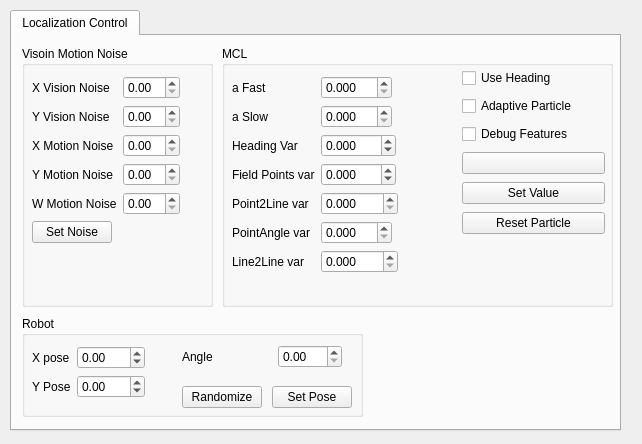
<?xml version="1.0" encoding="UTF-8"?>
<ui version="4.0">
 <class>Control</class>
 <widget class="QWidget" name="Control">
  <property name="geometry">
   <rect>
    <x>0</x>
    <y>0</y>
    <width>642</width>
    <height>444</height>
   </rect>
  </property>
  <property name="sizePolicy">
   <sizepolicy hsizetype="Fixed" vsizetype="Fixed">
    <horstretch>0</horstretch>
    <verstretch>0</verstretch>
   </sizepolicy>
  </property>
  <property name="minimumSize">
   <size>
    <width>642</width>
    <height>444</height>
   </size>
  </property>
  <property name="maximumSize">
   <size>
    <width>642</width>
    <height>444</height>
   </size>
  </property>
  <property name="windowTitle">
   <string>Form</string>
  </property>
  <widget class="QTabWidget" name="tabWidget">
   <property name="geometry">
    <rect>
     <x>10</x>
     <y>10</y>
     <width>611</width>
     <height>421</height>
    </rect>
   </property>
   <property name="currentIndex">
    <number>0</number>
   </property>
   <widget class="QWidget" name="tab_noise">
    <attribute name="title">
     <string>Localization Control</string>
    </attribute>
    <widget class="QGroupBox" name="groupBox">
     <property name="geometry">
      <rect>
       <x>10</x>
       <y>10</y>
       <width>191</width>
       <height>261</height>
      </rect>
     </property>
     <property name="title">
      <string>Visoin Motion Noise</string>
     </property>
     <widget class="QWidget" name="layoutWidget">
      <property name="geometry">
       <rect>
        <x>0</x>
        <y>20</y>
        <width>200</width>
        <height>211</height>
       </rect>
      </property>
      <layout class="QFormLayout" name="formLayout">
       <property name="fieldGrowthPolicy">
        <enum>QFormLayout::ExpandingFieldsGrow</enum>
       </property>
       <property name="leftMargin">
        <number>10</number>
       </property>
       <property name="topMargin">
        <number>10</number>
       </property>
       <property name="rightMargin">
        <number>10</number>
       </property>
       <property name="bottomMargin">
        <number>10</number>
       </property>
       <item row="0" column="0">
        <widget class="QLabel" name="label">
         <property name="text">
          <string>X Vision Noise</string>
         </property>
        </widget>
       </item>
       <item row="0" column="1">
        <widget class="QDoubleSpinBox" name="dspin_vision_noisex">
         <property name="minimum">
          <double>0.000000000000000</double>
         </property>
         <property name="maximum">
          <double>20.000000000000000</double>
         </property>
         <property name="singleStep">
          <double>0.010000000000000</double>
         </property>
         <property name="value">
          <double>0.000000000000000</double>
         </property>
        </widget>
       </item>
       <item row="1" column="0">
        <widget class="QLabel" name="label_2">
         <property name="text">
          <string>Y Vision Noise</string>
         </property>
        </widget>
       </item>
       <item row="1" column="1">
        <widget class="QDoubleSpinBox" name="dspin_vision_noisey">
         <property name="minimum">
          <double>0.000000000000000</double>
         </property>
         <property name="maximum">
          <double>20.000000000000000</double>
         </property>
         <property name="singleStep">
          <double>0.010000000000000</double>
         </property>
        </widget>
       </item>
       <item row="5" column="0">
        <widget class="QPushButton" name="button_setnoise">
         <property name="text">
          <string>Set Noise</string>
         </property>
        </widget>
       </item>
       <item row="2" column="0">
        <widget class="QLabel" name="label_4">
         <property name="text">
          <string>X Motion Noise</string>
         </property>
        </widget>
       </item>
       <item row="3" column="0">
        <widget class="QLabel" name="label_5">
         <property name="text">
          <string>Y Motion Noise</string>
         </property>
        </widget>
       </item>
       <item row="4" column="0">
        <widget class="QLabel" name="label_6">
         <property name="text">
          <string>W Motion Noise</string>
         </property>
        </widget>
       </item>
       <item row="2" column="1">
        <widget class="QDoubleSpinBox" name="dspin_motion_noisex">
         <property name="minimum">
          <double>0.000000000000000</double>
         </property>
         <property name="maximum">
          <double>20.000000000000000</double>
         </property>
         <property name="singleStep">
          <double>0.010000000000000</double>
         </property>
         <property name="value">
          <double>0.000000000000000</double>
         </property>
        </widget>
       </item>
       <item row="3" column="1">
        <widget class="QDoubleSpinBox" name="dspin_motion_noisey">
         <property name="minimum">
          <double>0.000000000000000</double>
         </property>
         <property name="maximum">
          <double>20.000000000000000</double>
         </property>
         <property name="singleStep">
          <double>0.010000000000000</double>
         </property>
        </widget>
       </item>
       <item row="4" column="1">
        <widget class="QDoubleSpinBox" name="dspin_motion_noisew">
         <property name="minimum">
          <double>0.000000000000000</double>
         </property>
         <property name="maximum">
          <double>20.000000000000000</double>
         </property>
         <property name="singleStep">
          <double>0.010000000000000</double>
         </property>
        </widget>
       </item>
      </layout>
     </widget>
    </widget>
    <widget class="QGroupBox" name="groupBox_3">
     <property name="geometry">
      <rect>
       <x>10</x>
       <y>280</y>
       <width>341</width>
       <height>101</height>
      </rect>
     </property>
     <property name="title">
      <string>Robot</string>
     </property>
     <widget class="QWidget" name="formLayoutWidget_3">
      <property name="geometry">
       <rect>
        <x>0</x>
        <y>20</y>
        <width>151</width>
        <height>78</height>
       </rect>
      </property>
      <layout class="QFormLayout" name="formLayout_3">
       <property name="fieldGrowthPolicy">
        <enum>QFormLayout::ExpandingFieldsGrow</enum>
       </property>
       <property name="leftMargin">
        <number>10</number>
       </property>
       <property name="topMargin">
        <number>10</number>
       </property>
       <property name="rightMargin">
        <number>10</number>
       </property>
       <property name="bottomMargin">
        <number>10</number>
       </property>
       <item row="0" column="0">
        <widget class="QLabel" name="label_7">
         <property name="text">
          <string>X pose</string>
         </property>
        </widget>
       </item>
       <item row="0" column="1">
        <widget class="QDoubleSpinBox" name="dspin_robot_posx">
         <property name="minimum">
          <double>-550.000000000000000</double>
         </property>
         <property name="maximum">
          <double>550.000000000000000</double>
         </property>
         <property name="singleStep">
          <double>0.100000000000000</double>
         </property>
         <property name="value">
          <double>0.000000000000000</double>
         </property>
        </widget>
       </item>
       <item row="1" column="0">
        <widget class="QLabel" name="label_8">
         <property name="text">
          <string>Y Pose</string>
         </property>
        </widget>
       </item>
       <item row="1" column="1">
        <widget class="QDoubleSpinBox" name="dspin_robot_posy">
         <property name="sizePolicy">
          <sizepolicy hsizetype="Maximum" vsizetype="Fixed">
           <horstretch>0</horstretch>
           <verstretch>0</verstretch>
          </sizepolicy>
         </property>
         <property name="minimum">
          <double>-400.000000000000000</double>
         </property>
         <property name="maximum">
          <double>400.000000000000000</double>
         </property>
         <property name="singleStep">
          <double>0.010000000000000</double>
         </property>
        </widget>
       </item>
      </layout>
     </widget>
     <widget class="QPushButton" name="button_robot_set">
      <property name="geometry">
       <rect>
        <x>250</x>
        <y>70</y>
        <width>80</width>
        <height>22</height>
       </rect>
      </property>
      <property name="text">
       <string>Set Pose</string>
      </property>
     </widget>
     <widget class="QPushButton" name="button_robot_random">
      <property name="geometry">
       <rect>
        <x>160</x>
        <y>70</y>
        <width>80</width>
        <height>22</height>
       </rect>
      </property>
      <property name="text">
       <string>Randomize</string>
      </property>
     </widget>
     <widget class="QWidget" name="horizontalLayoutWidget">
      <property name="geometry">
       <rect>
        <x>160</x>
        <y>20</y>
        <width>160</width>
        <height>41</height>
       </rect>
      </property>
      <layout class="QHBoxLayout" name="horizontalLayout">
       <item>
        <widget class="QLabel" name="label_9">
         <property name="text">
          <string>Angle</string>
         </property>
        </widget>
       </item>
       <item>
        <widget class="QDoubleSpinBox" name="dspin_robot_posw">
         <property name="sizePolicy">
          <sizepolicy hsizetype="Maximum" vsizetype="Fixed">
           <horstretch>0</horstretch>
           <verstretch>0</verstretch>
          </sizepolicy>
         </property>
         <property name="minimum">
          <double>0.000000000000000</double>
         </property>
         <property name="maximum">
          <double>360.000000000000000</double>
         </property>
         <property name="singleStep">
          <double>0.100000000000000</double>
         </property>
        </widget>
       </item>
      </layout>
     </widget>
    </widget>
    <widget class="QGroupBox" name="groupBox_4">
     <property name="geometry">
      <rect>
       <x>210</x>
       <y>10</y>
       <width>391</width>
       <height>261</height>
      </rect>
     </property>
     <property name="title">
      <string>MCL</string>
     </property>
     <widget class="QWidget" name="formLayoutWidget_4">
      <property name="geometry">
       <rect>
        <x>0</x>
        <y>20</y>
        <width>230</width>
        <height>238</height>
       </rect>
      </property>
      <layout class="QFormLayout" name="formLayout_4">
       <property name="fieldGrowthPolicy">
        <enum>QFormLayout::ExpandingFieldsGrow</enum>
       </property>
       <property name="leftMargin">
        <number>10</number>
       </property>
       <property name="topMargin">
        <number>10</number>
       </property>
       <property name="rightMargin">
        <number>10</number>
       </property>
       <property name="bottomMargin">
        <number>10</number>
       </property>
       <item row="0" column="0">
        <widget class="QLabel" name="label_12">
         <property name="text">
          <string>a Fast</string>
         </property>
        </widget>
       </item>
       <item row="0" column="1">
        <widget class="QDoubleSpinBox" name="dspin_mcl_afast">
         <property name="decimals">
          <number>3</number>
         </property>
         <property name="minimum">
          <double>0.000000000000000</double>
         </property>
         <property name="maximum">
          <double>100.000000000000000</double>
         </property>
         <property name="singleStep">
          <double>0.010000000000000</double>
         </property>
         <property name="value">
          <double>0.000000000000000</double>
         </property>
        </widget>
       </item>
       <item row="1" column="0">
        <widget class="QLabel" name="label_13">
         <property name="text">
          <string>a Slow</string>
         </property>
        </widget>
       </item>
       <item row="1" column="1">
        <widget class="QDoubleSpinBox" name="dspin_mcl_aslow">
         <property name="decimals">
          <number>3</number>
         </property>
         <property name="minimum">
          <double>0.000000000000000</double>
         </property>
         <property name="maximum">
          <double>100.000000000000000</double>
         </property>
         <property name="singleStep">
          <double>0.010000000000000</double>
         </property>
        </widget>
       </item>
       <item row="2" column="0">
        <widget class="QLabel" name="label_10">
         <property name="text">
          <string>Heading Var</string>
         </property>
        </widget>
       </item>
       <item row="2" column="1">
        <widget class="QDoubleSpinBox" name="dspin_mcl_heading">
         <property name="decimals">
          <number>3</number>
         </property>
         <property name="minimum">
          <double>-100.000000000000000</double>
         </property>
         <property name="maximum">
          <double>100.000000000000000</double>
         </property>
         <property name="singleStep">
          <double>0.010000000000000</double>
         </property>
        </widget>
       </item>
       <item row="3" column="0">
        <widget class="QLabel" name="label_3">
         <property name="text">
          <string>Field Points var</string>
         </property>
        </widget>
       </item>
       <item row="3" column="1">
        <widget class="QDoubleSpinBox" name="vision_fieldpts_var">
         <property name="decimals">
          <number>3</number>
         </property>
         <property name="minimum">
          <double>-100.000000000000000</double>
         </property>
         <property name="maximum">
          <double>100.000000000000000</double>
         </property>
         <property name="singleStep">
          <double>0.010000000000000</double>
         </property>
        </widget>
       </item>
       <item row="4" column="0">
        <widget class="QLabel" name="label_11">
         <property name="text">
          <string>Point2Line var</string>
         </property>
        </widget>
       </item>
       <item row="4" column="1">
        <widget class="QDoubleSpinBox" name="vision_pt2line_var">
         <property name="decimals">
          <number>3</number>
         </property>
         <property name="minimum">
          <double>0.000000000000000</double>
         </property>
         <property name="maximum">
          <double>1000.000000000000000</double>
         </property>
         <property name="singleStep">
          <double>0.010000000000000</double>
         </property>
        </widget>
       </item>
       <item row="5" column="0">
        <widget class="QLabel" name="label_14">
         <property name="text">
          <string>PointAngle var</string>
         </property>
        </widget>
       </item>
       <item row="5" column="1">
        <widget class="QDoubleSpinBox" name="vision_ptangle_var">
         <property name="decimals">
          <number>3</number>
         </property>
         <property name="minimum">
          <double>0.000000000000000</double>
         </property>
         <property name="maximum">
          <double>100.000000000000000</double>
         </property>
         <property name="singleStep">
          <double>0.001000000000000</double>
         </property>
        </widget>
       </item>
       <item row="6" column="0">
        <widget class="QLabel" name="label_15">
         <property name="text">
          <string>Line2Line var</string>
         </property>
        </widget>
       </item>
       <item row="6" column="1">
        <widget class="QDoubleSpinBox" name="vision_line2line_var">
         <property name="decimals">
          <number>3</number>
         </property>
         <property name="maximum">
          <double>1000.000000000000000</double>
         </property>
         <property name="singleStep">
          <double>0.010000000000000</double>
         </property>
        </widget>
       </item>
      </layout>
     </widget>
     <widget class="QWidget" name="verticalLayoutWidget">
      <property name="geometry">
       <rect>
        <x>240</x>
        <y>20</y>
        <width>143</width>
        <height>176</height>
       </rect>
      </property>
      <layout class="QVBoxLayout" name="verticalLayout">
       <item>
        <widget class="QCheckBox" name="vision_heading">
         <property name="text">
          <string>Use Heading</string>
         </property>
        </widget>
       </item>
       <item>
        <widget class="QCheckBox" name="chkbox_adaptv">
         <property name="text">
          <string>Adaptive Particle</string>
         </property>
        </widget>
       </item>
       <item>
        <widget class="QCheckBox" name="vision_debug">
         <property name="text">
          <string>Debug Features</string>
         </property>
        </widget>
       </item>
       <item>
        <widget class="QPushButton" name="vision_selector">
         <property name="text">
          <string/>
         </property>
        </widget>
       </item>
       <item>
        <widget class="QPushButton" name="button_mcl_setparam">
         <property name="text">
          <string>Set Value</string>
         </property>
        </widget>
       </item>
       <item>
        <widget class="QPushButton" name="button_mcl_reset">
         <property name="text">
          <string>Reset Particle</string>
         </property>
        </widget>
       </item>
      </layout>
     </widget>
    </widget>
   </widget>
  </widget>
 </widget>
 <resources/>
 <connections/>
</ui>
